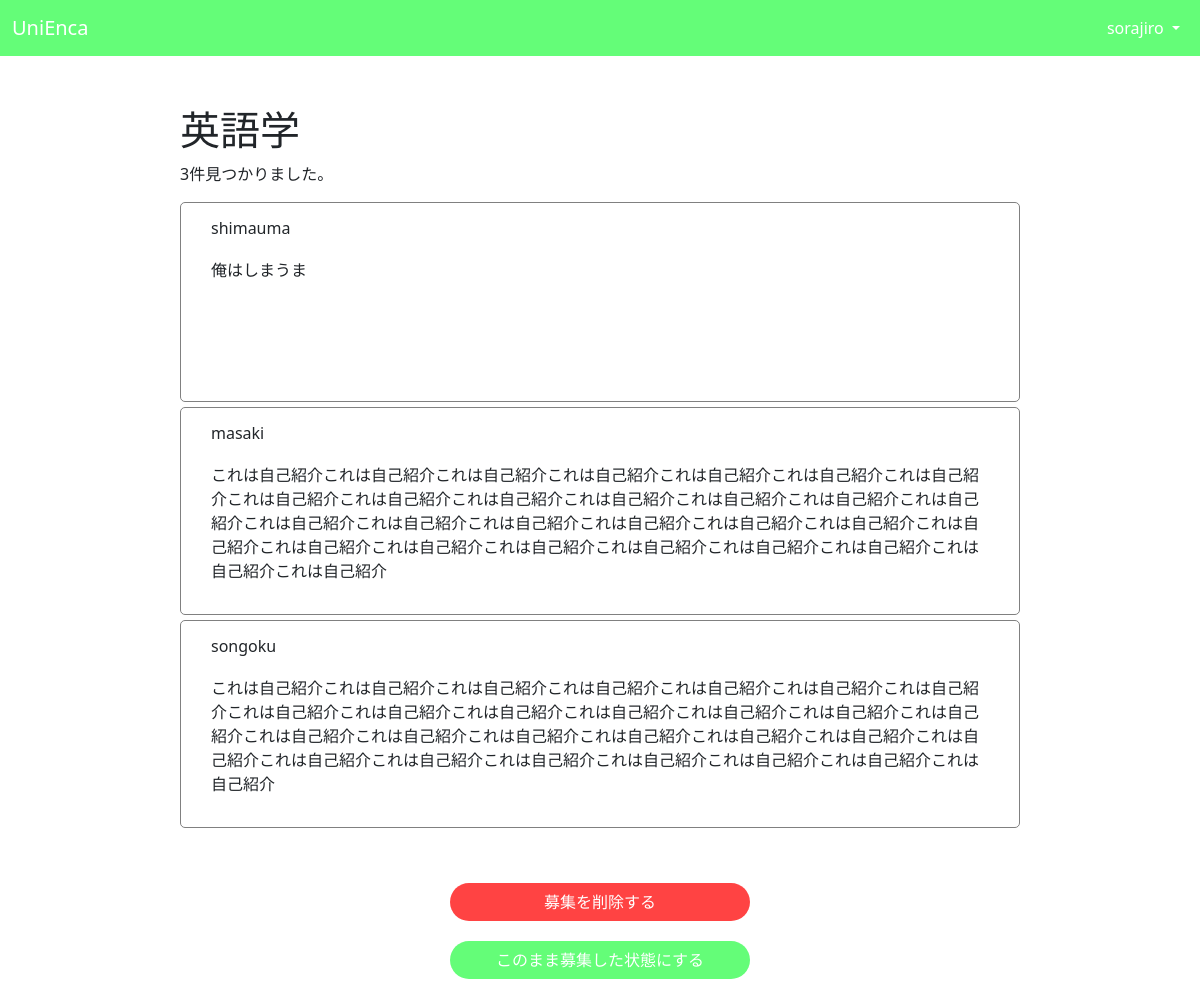
Page /matching/search/4/ (signed in) on the committed database.
### accounts/models.py (models this page shows, shortened)
class User(AbstractUser):
    email = models.EmailField("メールアドレス", unique=True)
    followings = models.ManyToManyField(
        "self", related_name="followers", symmetrical=False, blank=True
    )

class Lesson(models.Model):
    students = models.ManyToManyField(User, related_name="lessons")
    lesson_name = models.CharField("科目名", max_length=30)
    day_of_week = models.IntegerField(
        choices=Day_of_week.choices, null=True, blank=True
    )
    time = models.IntegerField(choices=Time.choices, null=True, blank=True)
    univ_name = models.CharField("大学名", max_length=20, null=True, blank=True)

class Profile(models.Model):
    user = models.OneToOneField(
        User, related_name="profile", on_delete=models.CASCADE
    )
    nickname = models.CharField(max_length=20, null=True, blank=True)
    gender = models.IntegerField(choices=Gender.choices, null=True, blank=True)
    grade = models.IntegerField(choices=Grade.choices, null=True, blank=True)
    age = models.IntegerField(
        validators=[
            MinValueValidator(18),
            MaxValueValidator(120),
        ],
        null=True,
        blank=True,
    )
    target = models.IntegerField(choices=Target.choices, null=True, blank=True)
    second_target = models.IntegerField(
        choices=Second_target.choices, null=True, blank=True
    )
    univ_name = models.CharField("大学名", max_length=20, null=True, blank=True)
    faculty = models.CharField("学部名", max_length=20, null=True, blank=True)
    major = models.CharField("学科名", max_length=20, null=True, blank=True)
    campus = models.CharField("キャンパス名", max_length=20, null=True, blank=True)
    profile_text = models.TextField(max_length=300, null=True, blank=True)
    hobby = models.ManyToManyField(Hobby, related_name="profiles", blank=True)

### matching/models.py (models this page shows, shortened)
class Search(models.Model):
    user = models.ForeignKey(
        User, related_name="searches", on_delete=models.CASCADE
    )
    lesson = models.ForeignKey(
        Lesson, related_name="searches", on_delete=models.CASCADE, unique=False
    )
    favor = models.ForeignKey(
        Favor, related_name="searches", on_delete=models.CASCADE
    )

### matching/views.py (the view, shortened to what this page needs)
# urls.py: path("search/<int:search_id>/", SearchView.as_view(), name="search"),
class SearchView(View, LoginRequiredMixin):
    model = Search
    template_name = "matching/searchResult.html"
    def get(self, request, search_id):
        user = self.request.user
        this_search = get_object_or_404(Search, id=search_id)
        lesson = this_search.lesson
        favor = this_search.favor
        search_list = lesson.searches.all()
        ctxt = {}
        result = narrowDown(
            search_list=search_list, favor=favor, request_user=user
        )
        count = list_count(result)
        ctxt = {
                "searchList": result,
                "list_count": count,
                "this_search": this_search,
            }
        return render(request, self.template_name, ctxt)

### matching/views.py (called while the page is built)
def narrowDown(search_list, favor, request_user):
    result = []
    you = request_user.profile  # youはログインユーザ
    for search in search_list:
        partner = search.user.profile
        if search.user == request_user:  # 検索した時に自分のSearchも表示する必要がないため、この処理を行う
            continue
        is_matched = judger(you=you, favor=favor, partner=partner)
        if is_matched:
            if judger(you=partner, favor=search.favor, partner=you):
                result.append(search)
    return result

def judgeAge(you, partner, favor):
    if favor.age == "upper":
        if you.age < partner.age:
            return True
    if favor.age == "same":
        if you.age == partner.age:
            return True
    if favor.age == "lower":
        if you.age > partner.age:
            return True
    if favor.age == "whatever":
        return True

def judgeGrade(partner, favor):
    if favor.grade == 5:
        return True
    return favor.grade == partner.grade

def judgeGender(partner, favor):
    if favor.gender == 3:
        return True
    return favor.gender == partner.gender

def judger(you, partner, favor):
    result_age = judgeAge(you=you, partner=partner, favor=favor)
    result_grade = judgeGrade(partner=partner, favor=favor)
    result_gender = judgeGender(partner=partner, favor=favor)
    result_target = you.target == partner.target
    result_second_target = you.second_target == partner.second_target
    if (
        result_age
        and result_grade
        and result_gender
        and result_target
        and result_second_target
    ):
        return True
    return False

def list_count(search_list):
    count = 0
    for search in search_list:
        count += 1
    return count

### templates/matching/searchResult.html
{% extends "base.html" %}
{% load static %}
{% block nav %}
{% include "_nav.html" %}
{% endblock %}
{% block content %}
<h1>{{ this_search.lesson.lesson_name }}</h1>
{% if list_count == 0 %}
<p>まだこの授業を探している人はいないようです</p>
{% else %}
<p>{{ list_count }}件見つかりました。</p>
{% for search in searchList %}
<div class="search-box">
    <div class="search-username">
        <p>{{ search.user.username}}</p>
    </div>
    <div class="profile-text">
        <p>{{ search.user.profile.profile_text }}</p>
    </div>
    <div class="other-funcs">
    </div>
</div>
{% endfor %}
{% endif %}
<div class="d-flex justify-content-center">
    <a href="{% url 'matching:deleteSearch' this_search.pk %}">
        <button class="btn btn-unienca btn-delete float-">
            募集を削除する
        </button>
    </a>
</div>
<div class="d-flex justify-content-center">
    <a href="{% url 'matching:home' %}">
        <button class="btn btn-unienca btn-continue float-end">
            このまま募集した状態にする
        </button>
    </a>
</div>
{% endblock %}

### templates/base.html (shortened to what this page needs)
{% load static %}
<!doctype html>
<html lang="en">
<head>
    <link href="https://cdn.jsdelivr.net/npm/bootstrap@5.0.2/dist/css/bootstrap.min.css" rel="stylesheet"
>
    <link href="{% static 'accounts/css/accounts.css' %}" rel="stylesheet">
    <link href="{% static 'matching/css/matching.css' %}" rel="stylesheet">
</head>
<body>
    <div class="background">
        <div class="container-original">
            {% block nav %}
            {% endblock %}
            <div class="main-container">
                {% block content %}
                {% endblock %}
            </div>
        </div>
    </div>
</body>
</html>

### templates/_nav.html (shortened to what this page needs)
<nav class="navbar navbar-expand-lg navbar-light bg-light nav-original">
    <div class="container-fluid">
        <a class="navbar-brand logo" href="">UniEnca</a>
        <div class="collapse navbar-collapse" id="navbarNavDropdown">
            <ul class="navbar-nav ms-auto">
                <li class="nav-item dropdown">
                    <a class="nav-link dropdown-toggle" href="#" id="navbarDropdownMenuLink" role="button"
                        data-bs-toggle="dropdown" aria-expanded="false">
                        {{ user.username }}
                    </a>
                </li>
            </ul>
        </div>
    </div>
</nav>

### accounts/static/accounts/css/accounts.css (style rules this page uses)
a { text-decoration: none; }
.nav-original a { color: white !important; }
.background { min-height: 100vh; width: 100%; }
.container-original { overflow: auto; }
.nav-original { width: 100% !important; }
.main-container { margin: 50px auto 0px auto; width: 70%; }
.nav-original { background-color: rgb(100, 253, 120) !important; }
.btn-unienca { background-color: rgb(100, 253, 120) !important; color: white !important; }

### matching/static/matching/css/matching.css (style rules this page uses)
.btn-delete { width: 300px; background-color: rgb(255, 67, 67) !important; margin-top: 50px; border-radius: 30px; }
.btn-continue { margin-top: 20px; width: 300px; border-radius: 30px; margin-bottom: 100px; }
.search-box { min-height: 200px; border: 1px solid gray; border-radius: 5px; overflow: auto; margin-bottom: 5px; }
.search-username { padding: 5px 30px; height: 50px; line-height: 40px; }
.profile-text { padding: 5px 30px; }
.other-funcs { padding: 5px 30px; }

### rows in the picture
User: username "sorajiro"
Search: lesson.lesson_name "英語学", user.username "shimauma", user.profile.profile_text "俺はしまうま"
Search: user.username "masaki", user.profile.profile_text "これは自己紹介これは自己紹介これは自己紹介これは自己紹介これは自己紹介これは自己紹介これは自己紹介これは自己紹介これは自己紹介これは自己紹介これは自己紹介これは自己紹介これは自己紹介これは自己紹介これは自己紹介これは自己紹介これは自己紹介これは自己紹介これは自己紹介これは自己紹介これは自己紹介これは自己紹介これは自己紹介これは自己紹介これは自己紹介これは自己紹介これは自己紹介これは自己紹介これは自己紹介"
Search: user.username "songoku", user.profile.profile_text "これは自己紹介これは自己紹介これは自己紹介これは自己紹介これは自己紹介これは自己紹介これは自己紹介これは自己紹介これは自己紹介これは自己紹介これは自己紹介これは自己紹介これは自己紹介これは自己紹介これは自己紹介これは自己紹介これは自己紹介これは自己紹介これは自己紹介これは自己紹介これは自己紹介これは自己紹介これは自己紹介これは自己紹介これは自己紹介これは自己紹介これは自己紹介これは自己紹介"

### other values in the picture
{{ list_count }} "3"
